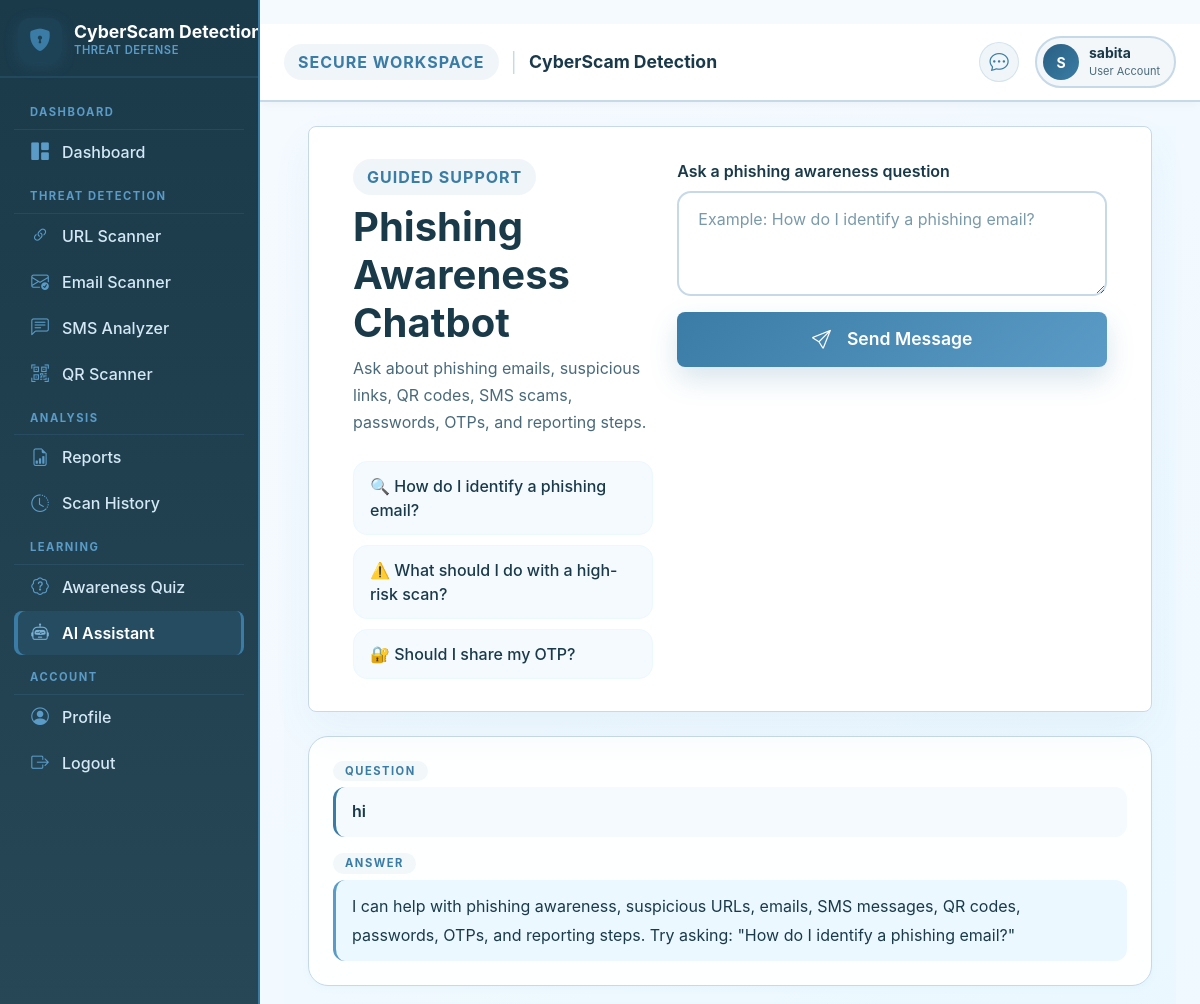
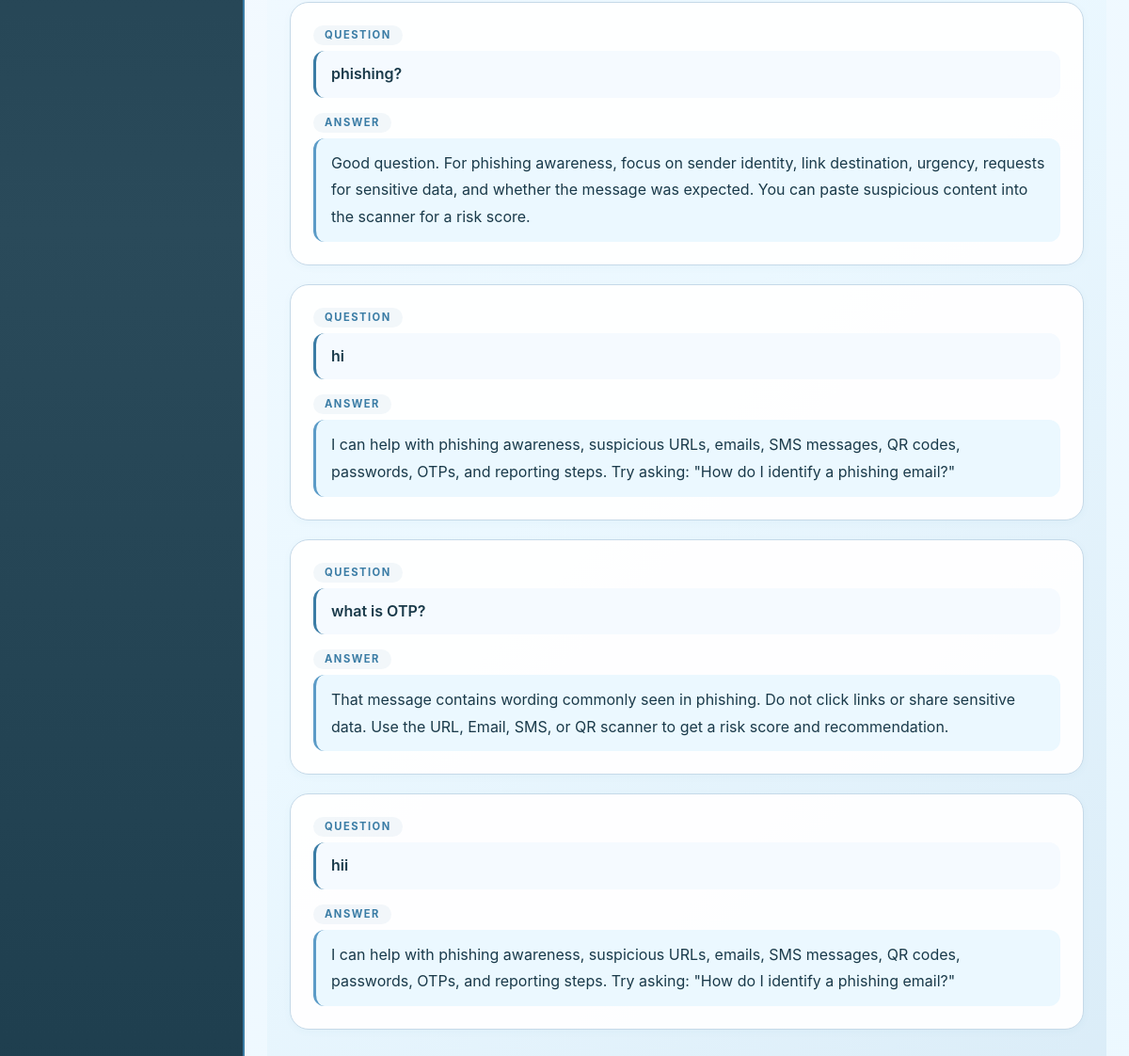
Screenshot of /chatbot/ (signed in) with the database file from the repository (2 pictures, top to bottom).
### users/models.py (models this page shows, shortened)
class CustomUser(AbstractUser):
    class Role(models.TextChoices):
        ADMIN = "admin", "Administrator"
        USER = "user", "User"
    role = models.CharField(
        max_length=20,
        choices=Role.choices,
        default=Role.USER,
    )
    @property
    def is_admin_role(self):
        return (
            self.role == self.Role.ADMIN
            or self.is_staff
            or self.is_superuser
        )

### chatbot/models.py (models this page shows, shortened)
class ChatMessage(models.Model):
    user = models.ForeignKey(settings.AUTH_USER_MODEL, on_delete=models.CASCADE, related_name='chat_messages')
    message = models.TextField()
    response = models.TextField()
    created_at = models.DateTimeField(auto_now_add=True)
    class Meta:
        ordering = ['created_at']

### chatbot/views.py (the view)
# urls.py: path('', chatbot_home, name='home'),
@login_required
def chatbot_home(request):
    form = ChatForm(request.POST or None)
    if request.method == 'POST' and form.is_valid():
        message = form.cleaned_data['message']
        response = hybrid_response(message)
        ChatMessage.objects.create(user=request.user, message=message, response=response)
        form = ChatForm()
    conversations = ChatMessage.objects.filter(user=request.user).order_by('-created_at')[:10]
    return render(
        request,
        'chatbot/home.html',
        {
            'form': form,
            'conversations': reversed(conversations),
        },
    )

### chatbot/forms.py
class ChatForm(forms.Form):
    message = forms.CharField(
        label='Ask a phishing awareness question',
        widget=forms.Textarea(attrs={
            'rows': 3,
            'class': 'form-control',
            'placeholder': 'Example: How do I identify a phishing email?',
        }),
    )

### templates/chatbot/home.html (shortened to what this page needs)
﻿{% extends 'dashboard/layout.html' %}
{% block content %}
<div class="content-container">
    <section class="panel mb-4">
        <div class="row g-4">
            <div class="col-lg-5">
                <span class="section-kicker">Guided Support</span>
                <h1 class="fw-bold mt-2" style="color: #1A3A4A;">Phishing Awareness Chatbot</h1>
                <p class="text-muted-soft" style="color: #4A6A7A;">
                    Ask about phishing emails, suspicious links, QR codes,
                    SMS scams, passwords, OTPs, and reporting steps.
                </p>
                <div class="activity-list">
                    <div class="activity-item">🔍 How do I identify a phishing email?</div>
                    <div class="activity-item">⚠️ What should I do with a high-risk scan?</div>
                    <div class="activity-item">🔐 Should I share my OTP?</div>
                </div>
            </div>
            <div class="col-lg-7">
                <form method="post" class="d-grid gap-3">
                    {% for field in form %}
                        <div>
                            <label class="form-label fw-semibold" style="color: #1A3A4A;">
                                {{ field.label }}
                            </label>
                            {{ field }}
                        </div>
                    {% endfor %}
                    <button class="btn btn-cyber btn-lg">
                        <i class="bi bi-send me-2"></i>
                        Send Message
                    </button>
                </form>
            </div>
        </div>
    </section>
    {% if conversations %}
        {% for chat in conversations %}
            <div class="chat-card">
                <div class="chat-section">
                    <span class="chat-label">QUESTION</span>
                    <div class="chat-question">
                        {{ chat.message }}
                    </div>
                </div>
                <div class="chat-section">
                    <span class="chat-label">ANSWER</span>
                    <div class="chat-answer">
                        {{ chat.response }}
                    </div>
                </div>
            </div>
        {% endfor %}
    {% endif %}
</div>
{% endblock %}

### templates/dashboard/layout.html (shortened to what this page needs)
﻿{% load static %}
<!doctype html>
<html lang="en">
<head>
    <link href="https://cdn.jsdelivr.net/npm/bootstrap@5.3.3/dist/css/bootstrap.min.css" rel="stylesheet">
    <link href="https://cdn.jsdelivr.net/npm/bootstrap-icons@1.11.3/font/bootstrap-icons.css" rel="stylesheet">
    <link href="{% static 'css/app.css' %}" rel="stylesheet">
    <link href="{% static 'css/dashboard.css' %}" rel="stylesheet">
</head>
<body class="dashboard-body">
    <div class="logged-in-shell">
        <aside class="dashboard-sidebar" id="dashboardSidebar" aria-label="CyberShield AI navigation" style="background: linear-gradient(180deg, #1A3A4A 0%, #2A4A5A 50%, #1A3A4A 100%); border-right: 2px solid #3A7CA5; position: fixed; top: 0; left: 0; bottom: 0; width: 260px; overflow-y: auto; z-index: 1040; height: 100vh;">
            <div class="sidebar-brand" style="border-bottom: 2px solid rgba(91, 155, 199, 0.15);">
                <a href="/dashboard/" class="brand-link" aria-label="CyberShield AI dashboard" style="display: flex; align-items: center; gap: 12px; text-decoration: none; white-space: nowrap;">
                    <span class="brand-mark" style="background: linear-gradient(135deg, #2A5F82, #3A7CA5); width: 44px; height: 44px; border-radius: 12px; display: flex; align-items: center; justify-content: center; box-shadow: 0 4px 15px rgba(58, 124, 165, 0.2); flex-shrink: 0;">
                        <i class="bi bi-shield-lock-fill" style="color: #ffffff; font-size: 1.4rem;"></i>
                    </span>
                    <span style="display: flex; flex-direction: column; line-height: 1.2;">
                        <strong style="color: #ffffff; font-size: 1.1rem; font-weight: 700; display: block; white-space: nowrap;">CyberScam Detection</strong>
                        <small style="color: #5B9BC7; font-size: 0.7rem; text-transform: uppercase; letter-spacing: 0.5px; font-weight: 600;">Threat Defense</small>
                    </span>
                </a>
            </div>
            <div class="sidebar-panel collapse show" id="dashboardSidebarPanel">
                <nav class="sidebar-nav">
                    <p class="sidebar-heading" style="color: #5B9BC7; border-bottom-color: rgba(91, 155, 199, 0.15);">Dashboard</p>
                    <a class="sidebar-link {% if request.path == '/dashboard/' or request.path == '/dashboard/user/' %}active{% endif %}" href="/dashboard/">
                        <i class="bi bi-grid-1x2-fill"></i><span>Dashboard</span>
                    </a>
                    <p class="sidebar-heading" style="color: #5B9BC7; border-bottom-color: rgba(91, 155, 199, 0.15);">Threat Detection</p>
                    <a class="sidebar-link {% if request.path == '/scanner/url/' %}active{% endif %}" href="{% url 'scanner:url_scan' %}">
                        <i class="bi bi-link-45deg"></i><span>URL Scanner</span>
                    </a>
                    <a class="sidebar-link {% if request.path == '/scanner/email/' %}active{% endif %}" href="{% url 'scanner:email_scan' %}">
                        <i class="bi bi-envelope-check"></i><span>Email Scanner</span>
                    </a>
                    <a class="sidebar-link {% if request.path == '/scanner/sms/' %}active{% endif %}" href="{% url 'scanner:sms_scan' %}">
                        <i class="bi bi-chat-left-text"></i><span>SMS Analyzer</span>
                    </a>
                    <a class="sidebar-link {% if request.path == '/scanner/qr/' %}active{% endif %}" href="{% url 'scanner:qr_upload' %}">
                        <i class="bi bi-qr-code-scan"></i><span>QR Scanner</span>
                    </a>
                    <p class="sidebar-heading" style="color: #5B9BC7; border-bottom-color: rgba(91, 155, 199, 0.15);">Analysis</p>
                    <a class="sidebar-link {% if request.path == '/reports/' %}active{% endif %}" href="{% url 'reports:home' %}">
                        <i class="bi bi-file-earmark-bar-graph"></i><span>Reports</span>
                    </a>
                    <a class="sidebar-link {% if request.path == '/history/' %}active{% endif %}" href="{% url 'scan_history' %}">
                        <i class="bi bi-clock-history"></i><span>Scan History</span>
                    </a>
                    <p class="sidebar-heading" style="color: #5B9BC7; border-bottom-color: rgba(91, 155, 199, 0.15);">Learning</p>
                    <a class="sidebar-link {% if request.path == '/quiz/' or request.path == '/quiz/attempt/' or request.path|slice:':13' == '/quiz/result/' %}active{% endif %}" href="{% url 'quiz:home' %}">
                        <i class="bi bi-patch-question"></i><span>Awareness Quiz</span>
                    </a>
                    <a class="sidebar-link {% if request.path == '/chatbot/' %}active{% endif %}" href="{% url 'chatbot:home' %}">
                        <i class="bi bi-robot"></i><span>AI Assistant</span>
                    </a>
                    <p class="sidebar-heading" style="color: #5B9BC7; border-bottom-color: rgba(91, 155, 199, 0.15);">Account</p>
                    <a class="sidebar-link {% if request.path == '/accounts/profile/' %}active{% endif %}" href="{% url 'account_profile' %}">
                        <i class="bi bi-person-circle"></i><span>Profile</span>
                    </a>
                    <button class="sidebar-link logout-link" type="button" id="showLogoutModal">
                        <i class="bi bi-box-arrow-right"></i><span>Logout</span>
                    </button>
                </nav>
            </div>
        </aside>
        <div class="dashboard-main-wrap" style="margin-left: 260px;">
            <header class="dashboard-topbar" style="background: #FFFFFF; border-bottom: 2px solid #C5D9E8; position: sticky; top: 0; z-index: 1030; padding: 12px 24px; box-shadow: 0 2px 10px rgba(0,0,0,0.04);">
                <div class="topbar-title" style="display: flex; align-items: center; gap: 12px;">
                    <span class="section-kicker" style="color: #3A7CA5; font-size: 1rem; font-weight: 700; text-transform: uppercase; letter-spacing: 1px; margin: 0;">Secure Workspace</span>
                    <span style="color: #C5D9E8; font-size: 1.2rem;">|</span>
                    <strong style="color: #1A3A4A; font-size: 1.1rem;">{% block page_heading %}CyberScam Detection{% endblock %}</strong>
                </div>
                <div class="topbar-actions" style="display: flex; align-items: center; gap: 16px;">
                    <a class="topbar-icon" href="{% url 'chatbot:home' %}" aria-label="Open AI assistant" style="color: #3A7CA5; background: rgba(58, 124, 165, 0.08); border-radius: 50%; width: 40px; height: 40px; display: flex; align-items: center; justify-content: center; transition: all 0.3s ease; text-decoration: none;">
                        <i class="bi bi-chat-dots" style="font-size: 1.2rem;"></i>
                    </a>
                    <a class="user-chip" href="{% url 'account_profile' %}" style="background: rgba(58, 124, 165, 0.06); border: 2px solid #C5D9E8; padding: 6px 14px 6px 6px; border-radius: 50px; display: flex; align-items: center; gap: 10px; text-decoration: none; transition: all 0.3s ease;">
                        <span class="user-avatar" style="background: linear-gradient(135deg, #2A5F82, #3A7CA5); color: white; width: 36px; height: 36px; border-radius: 50%; display: flex; align-items: center; justify-content: center; font-weight: 700; font-size: 14px;">{{ request.user.username|default:'U'|first|upper }}</span>
                        <span class="user-meta">
                            <strong style="color: #1A3A4A; display: block; font-size: 14px;">{{ request.user.get_full_name|default:request.user.username }}</strong>
                            <small style="color: #4A6A7A; font-size: 11px;">{% if request.user.is_admin_role %}Administrator{% else %}User Account{% endif %}</small>
                        </span>
                    </a>
                </div>
            </header>
            <main class="dashboard-content {% block main_class %}{% endblock %}" style="background: linear-gradient(135deg, #F5FAFF 0%, #EBF8FF 100%); padding: 24px; min-height: calc(100vh - 80px);">
                {% block content %}{% endblock %}
            </main>
        </div>
    </div>
</body>
</html>

### static/css/app.css (style rules this page uses)
:root { --cyber-primary: #3A7CA5; --cyber-primary-dark: #2A5F82; --cyber-primary-light: #5B9BC7; --cyber-bg: #F5FAFF; --cyber-surface: #ffffff; --cyber-surface-2: #EBF8FF; --cyber-border: rgba(58, 124, 165, 0.15); --cyber-text: #1A3A4A; --cyber-muted: #4A6A7A; --cyber-accent: #3A7CA5; --cyber-accent-2: #5B9BC7; --cyber-success: #4CAF50; --cyber-warning: #F4B400; --cyber-danger: #D9534F; --page-bg: #F5FAFF; --page-text: #1A3A4A; --page-muted: #4A6A7A; --card-radius: 8px; }
html, body { height: 100%; margin: 0; padding: 0; }
body { min-height: 100vh; display: flex; flex-direction: column; background: var(--page-bg); color: var(--page-text); font-family: Inter, system-ui, -apple-system, BlinkMacSystemFont, "Segoe UI", sans-serif; }
a { color: #3A7CA5; }
.brand-mark { width: 36px; height: 36px; border-radius: 8px; display: inline-grid; place-items: center; color: #ffffff; background: linear-gradient(135deg, #3A7CA5, #5B9BC7); }
.content-container { width: min(1180px, 100%); margin: 0 auto; padding-inline: 16px; box-sizing: border-box; }
.content-container .row { margin-left: 0; margin-right: 0; }
.panel, .auth-card, .metric-card, .chart-panel, .action-panel, .result-panel, .activity-panel { background: #ffffff; border: 1px solid #C5D9E8; border-radius: var(--card-radius); box-shadow: 0 18px 45px rgba(58, 124, 165, 0.06); }
.panel { padding: clamp(20px, 4vw, 32px); }
.section-kicker { color: #3A7CA5; font-weight: 700; letter-spacing: 0; text-transform: uppercase; font-size: 0.78rem; }
.text-muted-soft { color: var(--page-muted); }
.btn-cyber { --bs-btn-bg: #3A7CA5; --bs-btn-border-color: #3A7CA5; --bs-btn-hover-bg: #2A5F82; --bs-btn-hover-border-color: #2A5F82; --bs-btn-color: #fff; --bs-btn-hover-color: #fff; }
.form-control, .form-select { border-radius: 8px; border-color: #C5D9E8; min-height: 44px; }
input:not([type="checkbox"]):not([type="radio"]):not([type="file"]), select, textarea { display: block; width: 100%; padding: 0.65rem 0.8rem; border: 1px solid #C5D9E8; border-radius: 8px; background: #ffffff; }
textarea.form-control, textarea { min-height: 150px; }
.activity-list { display: grid; gap: 10px; }
.activity-item { border: 1px solid #C5D9E8; border-radius: 8px; padding: 12px 14px; background: #F5FAFF; }
.content-container { max-width: 1280px; margin: 0 auto; padding: 2rem; }
.btn-cyber { background: linear-gradient(135deg, #3A7CA5, #5B9BC7); color: white !important; border: none; border-radius: 12px; padding: 0.75rem 1.15rem; font-weight: 700; box-shadow: 0 12px 30px rgba(58, 124, 165, 0.15); }
.activity-list { display: grid; gap: 0.85rem; }
.activity-item { display: flex; justify-content: space-between; align-items: center; gap: 1rem; padding: 1rem; border-radius: 18px; background: #F5FAFF; border: 1px solid #C5D9E8; }

### templates/dashboard/layout.html (style rules this page uses)
.dashboard-sidebar { position: fixed; top: 0; left: 0; bottom: 0; width: 260px; overflow-y: auto; z-index: 1040; height: 100vh; transition: none; scroll-behavior: smooth; }
.dashboard-main-wrap { margin-left: 260px; min-height: 100vh; }
.sidebar-link { color: #D4E8F5 !important; transition: all 0.3s ease; display: flex; align-items: center; gap: 12px; padding: 10px 16px; border-radius: 8px; text-decoration: none; margin-bottom: 2px; font-weight: 500; cursor: pointer; background: transparent; border: none; width: 100%; text-align: left; }
.sidebar-link i { color: #5B9BC7 !important; transition: all 0.3s ease; width: 20px; text-align: center; font-size: 1.1rem; flex-shrink: 0; }
.sidebar-link.active { background: rgba(58, 124, 165, 0.18) !important; color: #ffffff !important; border-right: 3px solid #3A7CA5 !important; font-weight: 600; }
.sidebar-link.active i { color: #7AB0D4 !important; }
.sidebar-heading { font-size: 0.7rem; font-weight: 700; text-transform: uppercase; letter-spacing: 1.5px; padding: 12px 16px 8px; margin: 0; color: #5B9BC7; border-bottom: 1px solid rgba(91, 155, 199, 0.12); }
.topbar-title { display: flex; align-items: center; gap: 12px; }
.section-kicker { display: inline-block; font-size: 1rem; font-weight: 700; text-transform: uppercase; letter-spacing: 1px; color: #3A7CA5; margin: 0; }

### rows the page displays
CustomUser: user.username|first "S", user.get_full_name "sabita"
ChatMessage: message "hi", response "I can help with phishing awareness, suspicious URLs, emails, SMS messages, QR codes, passwords, OTPs, and reporting steps. Try asking: \"How do I identify a phishing email?\""
ChatMessage: message "phishing?", response "Good question. For phishing awareness, focus on sender identity, link destination, urgency, requests for sensitive data, and whether the message was expected. You can paste suspicious content into the scanner for a risk score."
ChatMessage: message "hi", response "I can help with phishing awareness, suspicious URLs, emails, SMS messages, QR codes, passwords, OTPs, and reporting steps. Try asking: \"How do I identify a phishing email?\""
ChatMessage: message "what is OTP?", response "That message contains wording commonly seen in phishing. Do not click links or share sensitive data. Use the URL, Email, SMS, or QR scanner to get a risk score and recommendation."
ChatMessage: message "hii", response "I can help with phishing awareness, suspicious URLs, emails, SMS messages, QR codes, passwords, OTPs, and reporting steps. Try asking: \"How do I identify a phishing email?\""

### other values shown
{{ field.label }} "Ask a phishing awareness question"
